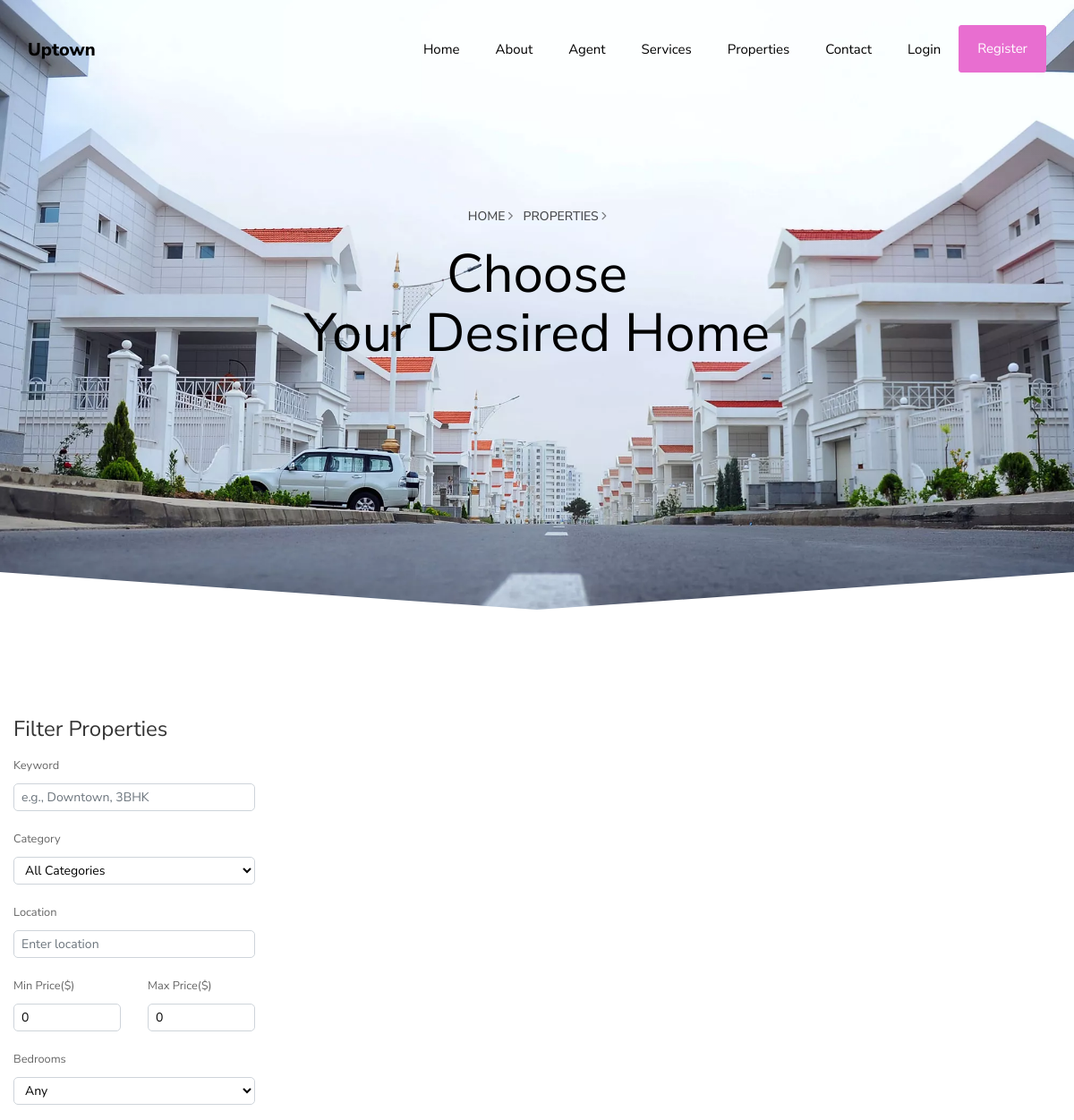
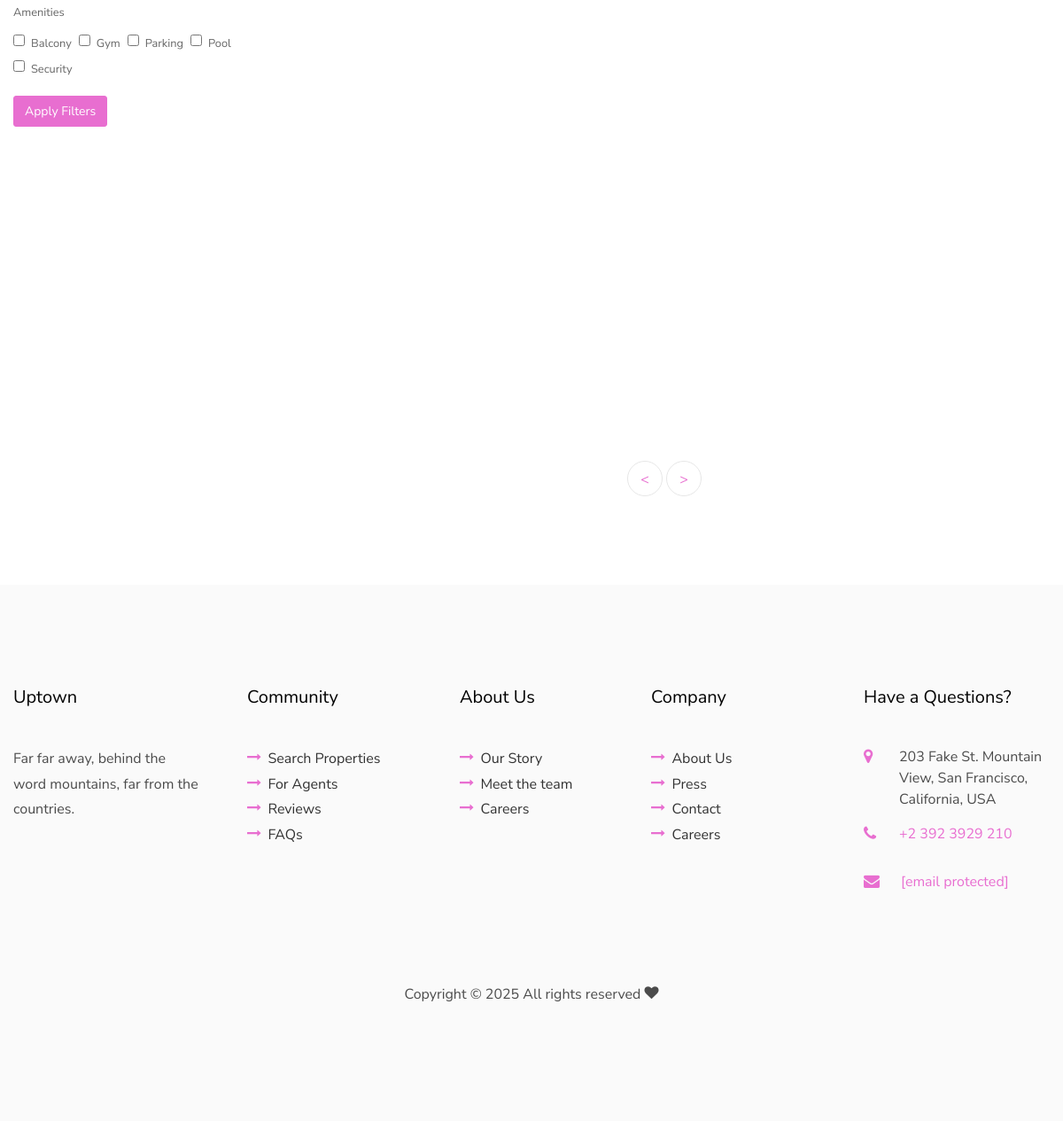
/filter-properties.php, run on the app's committed database (2 pictures, top to bottom).
### tables this page shows
CREATE TABLE amenities (
    id INT AUTO_INCREMENT PRIMARY KEY,
    name VARCHAR(100) NOT NULL,
    description TEXT,
    created_at TIMESTAMP DEFAULT CURRENT_TIMESTAMP
);

### backend/filter.php (called while the page is built, shortened)
<?php
$search       = trim($_POST['search'] ?? '');
$location     = trim($_POST['location'] ?? '');
$min_price    = floatval($_POST['min_price'] ?? 0);
$max_price    = floatval($_POST['max_price'] ?? 0);
$bedrooms     = intval($_POST['bedrooms'] ?? 0);
$amenities    = $_POST['amenities'] ?? [];

### backend/get_amenities.php (called while the page is built)
<?php
$stmtAmenity = $conn->prepare("SELECT id, name FROM amenities ORDER BY name ASC");
$stmtAmenity->execute();
$allAmenities = $stmtAmenity->fetchAll(PDO::FETCH_ASSOC);

### filter-properties.php (the view, shortened to what this page needs)
<?php
require_once("components/db_connection.php");
require_once "backend/filter.php";
require_once "backend/get_amenities.php";
require_once("components/header.php"); ?>
<section class="hero-wrap hero-wrap-2 ftco-degree-bg js-fullheight" style="background-image: url('images/bg_1.jpg');" data-stellar-background-ratio="0.5">
    <div class="overlay"></div>
    <div class="container">
        <div class="row no-gutters slider-text js-fullheight align-items-center justify-content-center">
            <div class="col-md-9 ftco-animate pb-5 text-center">
                <p class="breadcrumbs"><span class="mr-2"><a href="index.php">Home <i class="ion-ios-arrow-forward"></i></a></span> <span>Properties <i class="ion-ios-arrow-forward"></i></span></p>
                <h1 class="mb-3 bread">Choose <br>Your Desired Home</h1>
            </div>
        </div>
    </div>
</section>
<section class="ftco-section">
    <div class="container">
        <div class="row">
            <div class="col-md-3">
                <h4>Filter Properties</h4>
                <form id="filter-form" action="" method="POST">
                    <div class="form-group mb-3">
                        <label for="search" class="small">Keyword</label>
                        <input type="text" name="search" id="search" class="form-control form-control-sm" value="<?php echo htmlspecialchars($search ?? ''); ?>" placeholder="e.g., Downtown, 3BHK">
                    </div>
                    <div class="form-group mb-3">
                        <label for="category" class="small">Category</label>
                        <select name="category_id" id="category" class="form-control form-control-sm">
                            <option value="">All Categories</option>
                        </select>
                    </div>
                    <div class="form-group mb-3">
                        <label for="location" class="small">Location</label>
                        <input type="text" name="location" id="location" value="<?php echo $location ?>" class="form-control form-control-sm" placeholder="Enter location">
                    </div>
                    <div class="row">
                        <div class="col-6">
                            <div class="form-group mb-3">
                                <label for="min_price" class="small">Min Price($)</label>
                                <input type="number" name="min_price" value="<?php echo $min_price ?>" id="min_price" class="form-control form-control-sm" placeholder="0">
                            </div>
                        </div>
                        <div class="col-6">
                            <div class="form-group mb-3">
                                <label for="max_price" class="small">Max Price($)</label>
                                <input type="number" name="max_price" value="<?php echo $max_price ?>" id="max_price" class="form-control form-control-sm" placeholder="500000">
                            </div>
                        </div>
                    </div>
                    <div class="form-group mb-3">
                        <label for="bedrooms" class="small">Bedrooms</label>
                        <select name="bedrooms" id="bedrooms" class="form-control form-control-sm">
                            <option <?php echo ($bedrooms == 0) ? 'selected' : '' ?> value="">Any</option>
                        </select>
                    </div>
                    <div class="form-group mb-3">
                        <label class="small">Amenities</label>
                        <div class="d-flex flex-wrap">
                            <?php foreach ($allAmenities as $amenity): ?>
                                <div class="form-check mr-2">
                                    <input class="form-check-input form-check-input-sm" <?php echo (in_array($amenity['id'], $amenities)) ? 'checked' : '' ?> type="checkbox" name="amenities[]" value="<?php echo htmlspecialchars($amenity['id']); ?>" id="amenity-<?php echo htmlspecialchars($amenity['id']); ?>">
                                    <label class="form-check-label small" for="amenity-<?php echo htmlspecialchars($amenity['id']); ?>">
                                        <?php echo htmlspecialchars($amenity['name']); ?>
                                    </label>
                                </div>
                            <?php endforeach; ?>
                        </div>
                    </div>
                    <button type="submit" name="filter" class="btn btn-primary btn-sm">Apply Filters</button>
                </form>
            </div>
            <div class="col-md-9">
                <div id="properties-listing">
                    <?php
                    require_once "properties-listing.php";
                    ?>
                </div>
            </div>
        </div>
    </div>
</section>
<?php require_once("components/footer.php"); ?>

### filter-properties.php (style rules this page uses)
.form-control-sm { padding: 0.25rem 0.5rem !important; font-size: 0.875rem !important; height: calc(1.5em + 0.5rem + 2px) !important; }

### data on the page
amenities: name "Balcony"
amenities: name "Gym"
amenities: name "Parking"
amenities: name "Pool"
amenities: name "Security"
